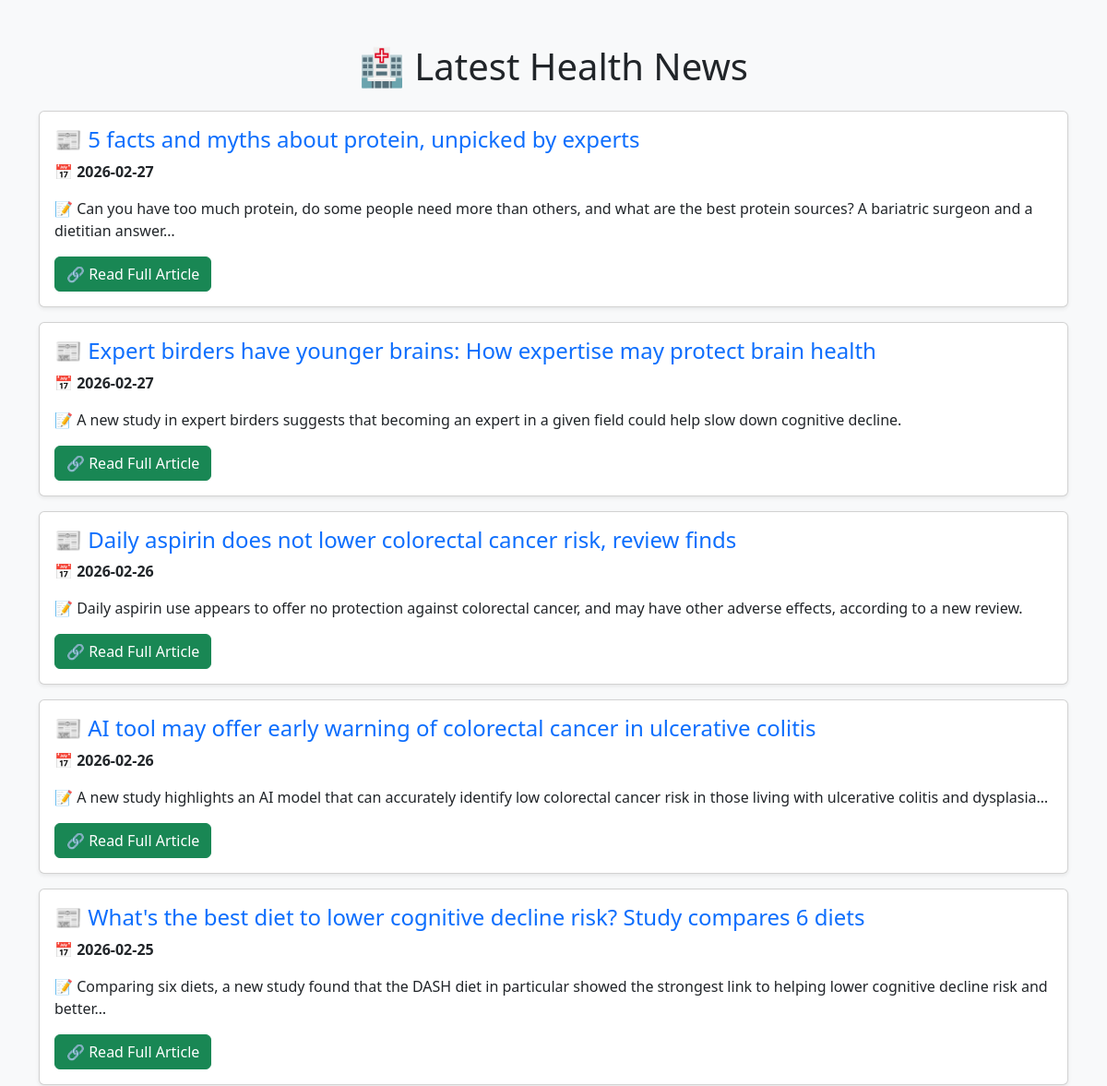
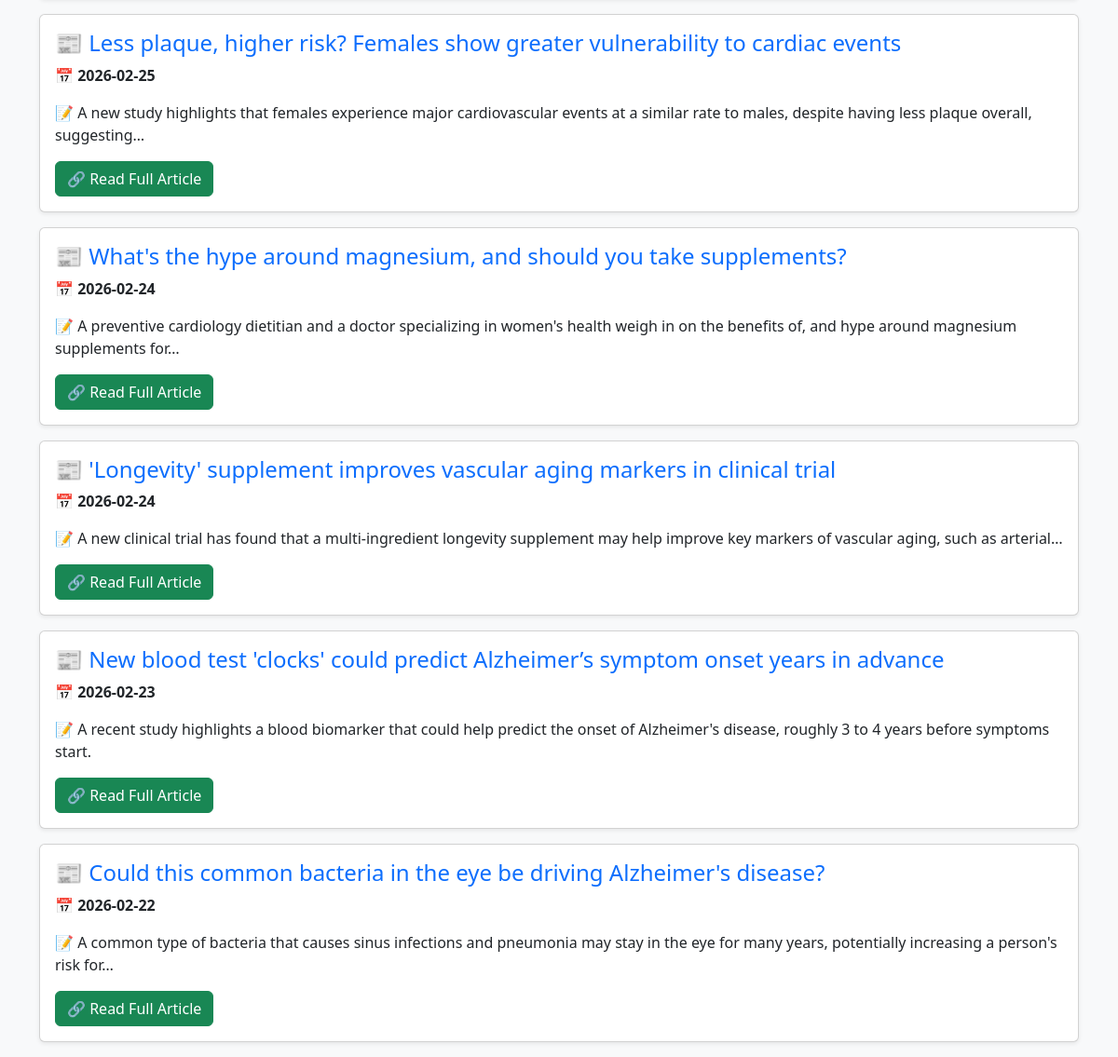
Before: / with the older database file (2 pictures, top to bottom).
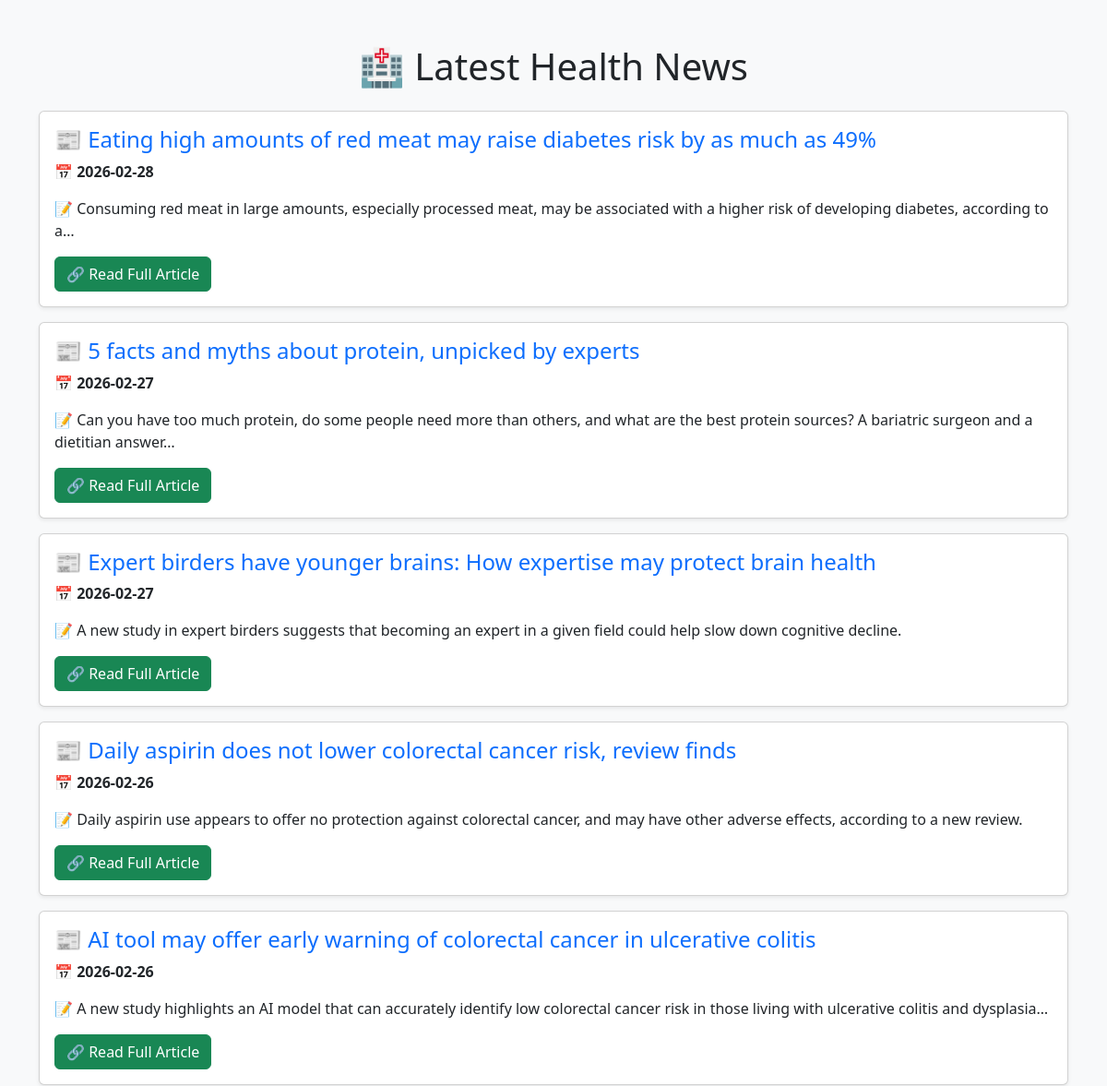
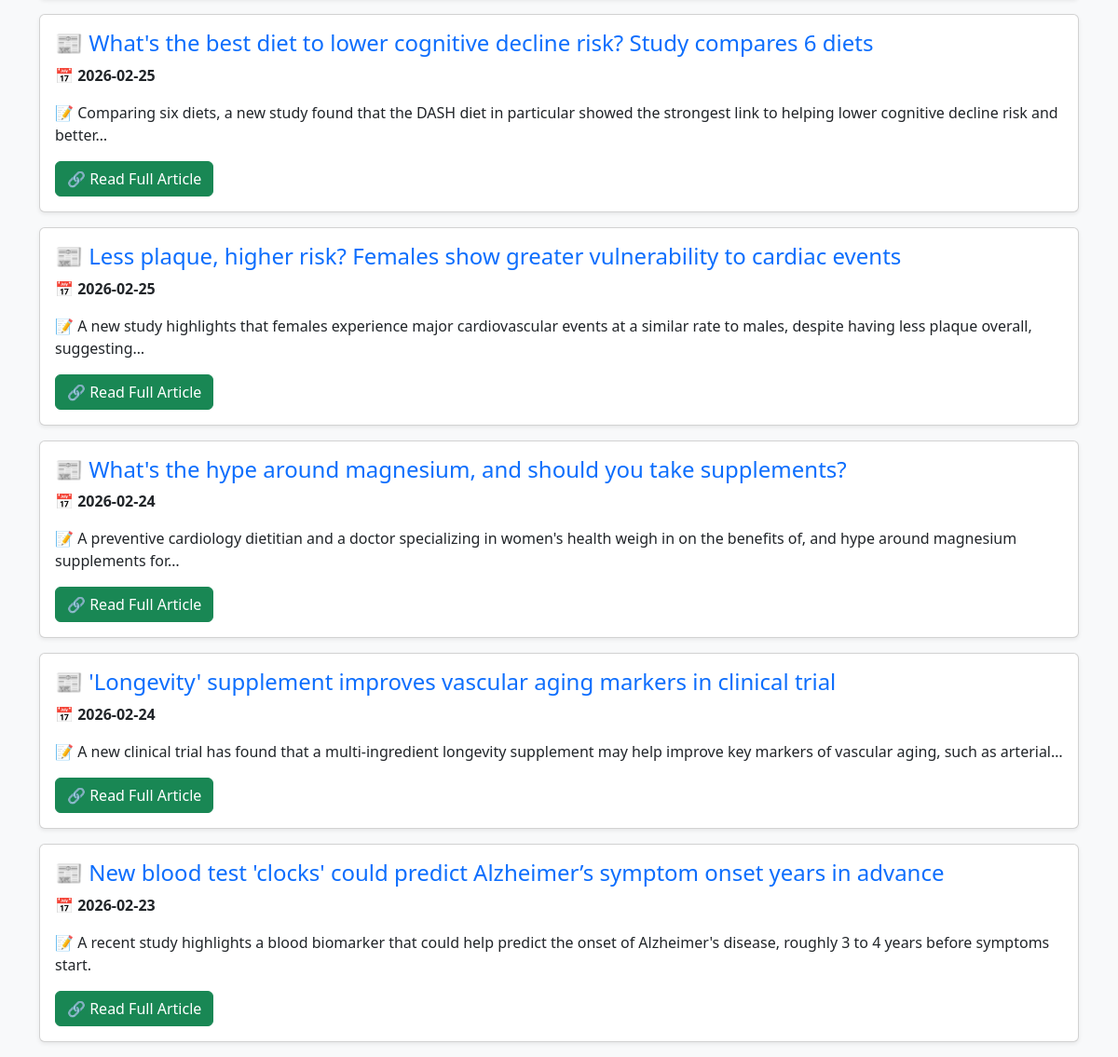
After: the same page with the newer database file (2 pictures, top to bottom).
### tables this page shows
CREATE TABLE news (
        id INTEGER PRIMARY KEY AUTOINCREMENT,
        date TEXT NOT NULL,
        title TEXT UNIQUE, 
        description TEXT,
        news_url TEXT
    );

### app.py (the view)
@app.route("/")
def index():
    page = request.args.get("page", 1, type=int)  # Get the current page number
    limit = 10  # Number of articles per page
    offset = (page - 1) * limit  # Calculate the offset
    news = fetch_news(limit, offset)
    return render_template("index.html", news=news, page=page)

### app.py (called while the page is built)
def fetch_news(limit=10, offset=0):
    conn = sqlite3.connect("health_news.db")
    cursor = conn.cursor()
    cursor.execute("SELECT date, title, description, news_url FROM news ORDER BY date DESC LIMIT ? OFFSET ?", (limit, offset))
    news_list = cursor.fetchall()
    conn.close()
    return news_list

### templates/index.html (shortened to what this page needs)
<!DOCTYPE html>
<html lang="en">
<head>
    <link href="https://cdn.jsdelivr.net/npm/bootstrap@5.3.0/dist/css/bootstrap.min.css" rel="stylesheet">
</head>
<body class="bg-light">
    <div class="container mt-5">
        <h1 class="text-center mb-4">🏥 Latest Health News</h1>
        {% for article in news %}
        <div class="card mb-3 shadow-sm">
            <div class="card-body">
                <h4 class="card-title text-primary">📰 {{ article[1] }}</h4>
                <p class="card-text">📅 <strong>{{ article[0] }}</strong></p>
                <p class="card-text">📝 {{ article[2] }}</p>
                <a href="{{ article[3] }}" class="btn btn-success" target="_blank">🔗 Read Full Article</a>
            </div>
        </div>
        {% endfor %}
    </div>
</body>
</html>

Changed rows visible on the page:
no longer on this page (row unchanged): news: title "Could this common bacteria in the eye be driving Alzheimer's disease?", date "2026-02-22", description "A common type of bacteria that causes sinus infections and pneumonia may stay in the eye for many years, potentially increasing a person's risk for…"
added news: title "Eating high amounts of red meat may raise diabetes risk by as much as 49%", date "2026-02-28", description "Consuming red meat in large amounts, especially processed meat, may be associated with a higher risk of developing diabetes, according to a…"
